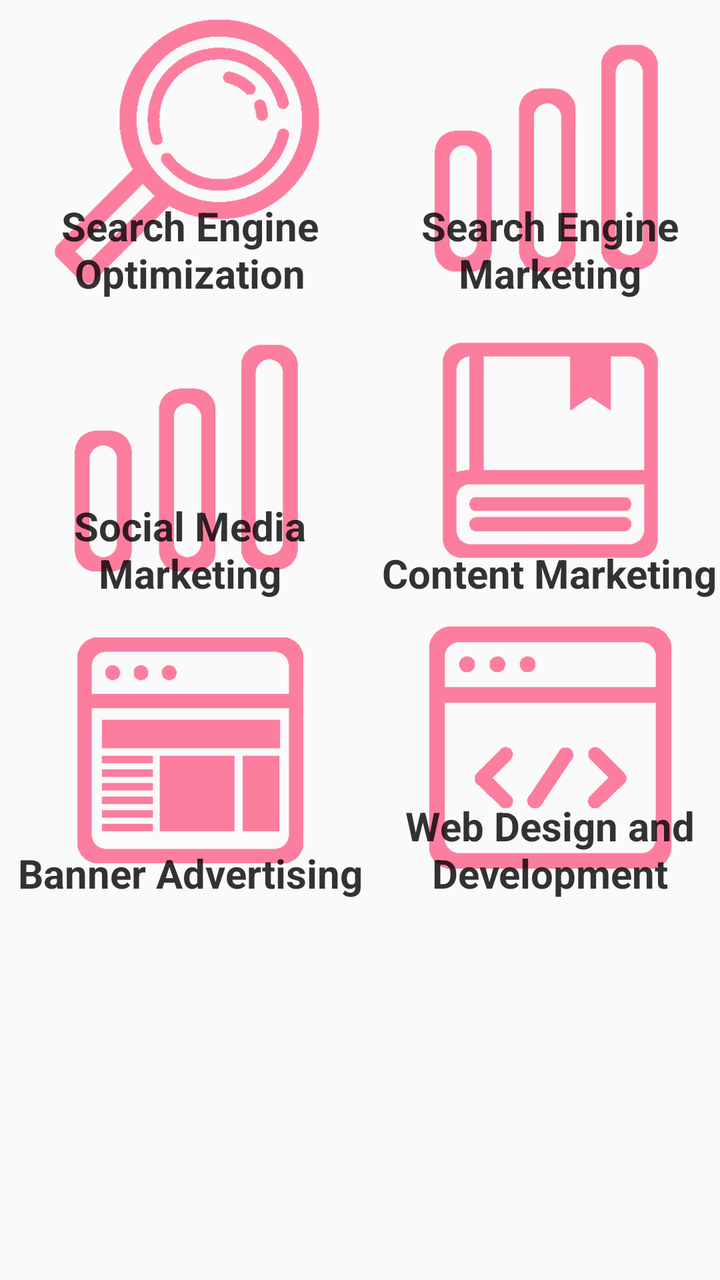
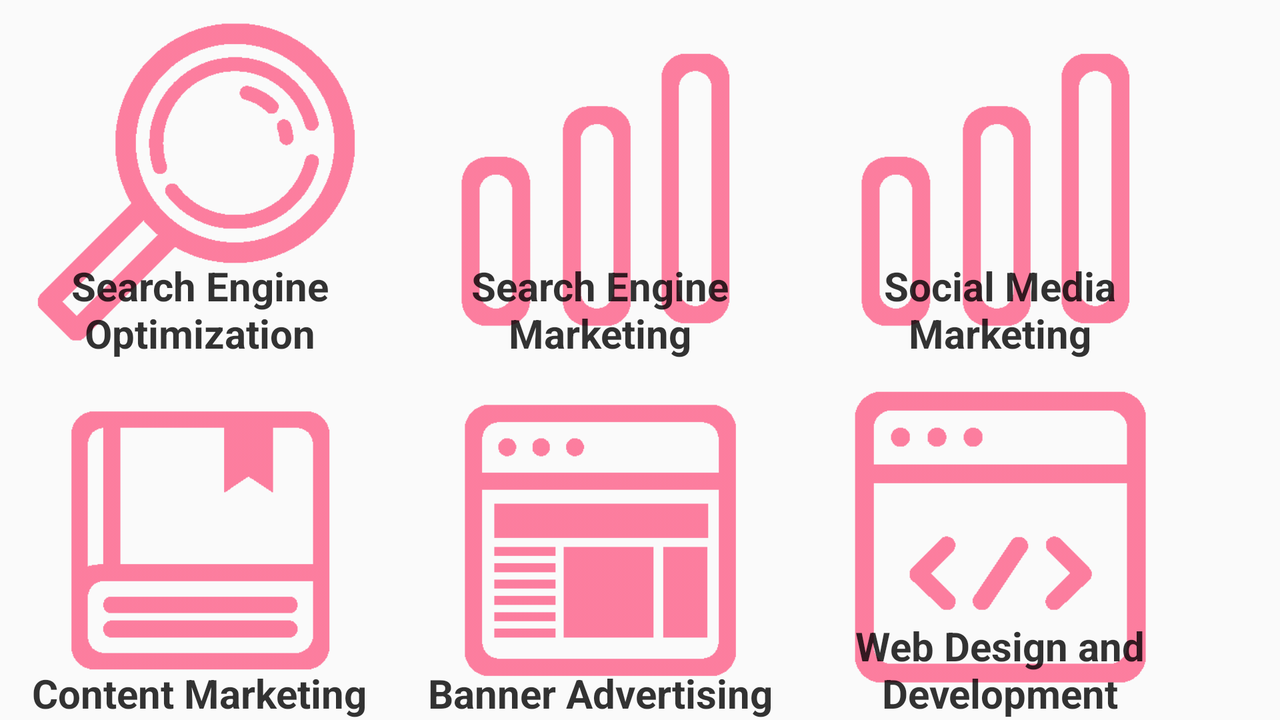

The same Android screen from two of the app's own layout files: first res/layout/ as a phone draws it, then the repository's variant for another configuration, drawn on a device whose configuration selects that folder. Both files follow.
<!-- AndroidManifest.xml: application theme AppTheme -->
<!-- res/layout/fragment_services.xml -->
<LinearLayout xmlns:android="http://schemas.android.com/apk/res/android"
    xmlns:tools="http://schemas.android.com/tools"
    android:layout_width="match_parent"
    android:layout_height="match_parent"
    tools:context="com.serverus.oom.FragmentServices"
    android:orientation="vertical">


    <ScrollView
        android:layout_width="match_parent"
        android:layout_height="match_parent">

        <LinearLayout
            android:layout_width="match_parent"
            android:layout_height="match_parent"
            android:orientation="vertical">

            <LinearLayout
                android:layout_width="match_parent"
                android:layout_height="match_parent" android:orientation="horizontal">

                <RelativeLayout
                    android:layout_width="wrap_content"
                    android:layout_height="wrap_content"
                    android:id="@+id/seo_container">
                    <ImageView
                        android:layout_width="190dp"
                        android:layout_height="150dp"
                        android:src="@drawable/seo_icon"
                        android:alpha="0.5"
                        android:id="@+id/imageView7" />

                    <TextView
                        android:layout_width="wrap_content"
                        android:layout_height="wrap_content"
                        android:text="Search Engine Optimization"
                        android:textSize="20dp"
                        android:textColor="#000000"
                        android:layout_gravity="bottom"
                        android:textAlignment="center"
                        android:gravity="center_horizontal"
                        android:layout_alignParentBottom="true"
                        android:layout_alignRight="@+id/imageView7"
                        android:layout_alignEnd="@+id/imageView7"
                        android:alpha="0.8"
                        android:textStyle="bold" />
                </RelativeLayout>

                <RelativeLayout
                    android:layout_width="wrap_content"
                    android:layout_height="wrap_content"
                    android:id="@+id/sem_container">

                    <ImageView
                        android:layout_width="190dp"
                        android:layout_height="150dp"
                        android:src="@drawable/sem_icon"
                        android:alpha="0.5"/>

                    <TextView
                        android:layout_width="wrap_content"
                        android:layout_height="wrap_content"
                        android:text="Search Engine Marketing"
                        android:textSize="20dp"
                        android:textColor="#000000"
                        android:layout_gravity="bottom"
                        android:textAlignment="center"
                        android:gravity="center_horizontal"
                        android:layout_alignParentBottom="true"
                        android:layout_centerHorizontal="true"
                        android:alpha="0.8"
                        android:textStyle="bold" />
                </RelativeLayout>

            </LinearLayout>

            <LinearLayout
                android:layout_width="match_parent"
                android:layout_height="match_parent" android:orientation="horizontal">

                <RelativeLayout
                    android:layout_width="wrap_content"
                    android:layout_height="wrap_content"
                    android:id="@+id/smm_container">

                    <ImageView
                        android:layout_width="190dp"
                        android:layout_height="150dp"
                        android:src="@drawable/sem_icon"
                        android:alpha="0.5"
                        android:id="@+id/imageView6"
                        />

                    <TextView
                        android:layout_width="wrap_content"
                        android:layout_height="wrap_content"
                        android:text="Social Media Marketing"
                        android:textSize="20dp"
                        android:textColor="#000000"
                        android:layout_gravity="bottom"
                        android:textAlignment="center"
                        android:layout_alignParentBottom="true"
                        android:gravity="center_horizontal"
                        android:layout_alignRight="@+id/imageView6"
                        android:layout_alignEnd="@+id/imageView6"
                        android:alpha="0.8"
                        android:textStyle="bold" />

                </RelativeLayout>
                <RelativeLayout
                    android:layout_width="wrap_content"
                    android:layout_height="wrap_content"
                    android:id="@+id/content_mrktng_container">

                    <ImageView
                        android:layout_width="190dp"
                        android:layout_height="150dp"
                        android:src="@drawable/content_mrtkng_icon"
                        android:alpha="0.5"/>

                    <TextView
                        android:layout_width="wrap_content"
                        android:layout_height="wrap_content"
                        android:text="Content Marketing"
                        android:textSize="20dp"
                        android:textColor="#000000"
                        android:layout_gravity="bottom"
                        android:textAlignment="center"
                        android:gravity="center_horizontal"
                        android:layout_alignParentBottom="true"
                        android:layout_centerHorizontal="true"
                        android:alpha="0.8"
                        android:textStyle="bold" />

                </RelativeLayout>

            </LinearLayout>

            <LinearLayout
                android:layout_width="match_parent"
                android:layout_height="match_parent" android:orientation="horizontal">
                <RelativeLayout
                    android:layout_width="wrap_content"
                    android:layout_height="wrap_content"
                    android:id="@+id/banner_ad_container">

                    <ImageView
                        android:layout_width="190dp"
                        android:layout_height="150dp"
                        android:src="@drawable/banner_ad_icon"
                        android:alpha="0.5"
                        android:id="@+id/imageView5" />


                        <TextView
                            android:layout_width="wrap_content"
                            android:layout_height="wrap_content"
                            android:text="Banner Advertising"
                            android:textSize="20dp"
                            android:textColor="#000000"
                            android:layout_gravity="bottom"
                            android:textAlignment="center"
                            android:layout_alignParentBottom="true"
                            android:layout_centerHorizontal="true"
                            android:gravity="center_horizontal"
                            android:alpha="0.8"
                            android:textStyle="bold" />


                </RelativeLayout>

                <RelativeLayout
                    android:layout_width="wrap_content"
                    android:layout_height="wrap_content"
                    android:id="@+id/webdev_content">

                    <ImageView
                        android:layout_width="190dp"
                        android:layout_height="150dp"
                        android:alpha="0.5"
                        android:src="@drawable/web_dev_icon"/>


                    <TextView
                        android:layout_width="wrap_content"
                        android:layout_height="wrap_content"
                        android:text="Web Design and Development"
                        android:textSize="20dp"
                        android:textColor="#000000"
                        android:layout_gravity="bottom"
                        android:textAlignment="center"
                        android:layout_alignParentBottom="true"
                        android:layout_alignParentLeft="true"
                        android:layout_alignParentStart="true"
                        android:layout_marginBottom="26dp"
                        android:gravity="center_horizontal"
                        android:alpha="0.8"
                        android:textStyle="bold" />

                </RelativeLayout>

            </LinearLayout>

            
                
                

                
                    
                    

                
                    
                    
                    
                    

                    
                        
                        
                        
                        
                        
                        
                        
                        
                        
                        
                        
                        

                

            


        </LinearLayout>
    </ScrollView>

</LinearLayout>
<!-- resources referenced by this layout -->
<resources>
  <!-- drawable banner_ad_icon: png bitmap (drawable, 5713 bytes) -->
  <!-- drawable content_mrtkng_icon: png bitmap (drawable, 5738 bytes) -->
  <!-- drawable sem_icon: png bitmap (drawable, 6461 bytes) -->
  <!-- drawable seo_icon: png bitmap (drawable, 6982 bytes) -->
  <!-- drawable web_dev_icon: png bitmap (drawable, 5830 bytes) -->
  <style name="AppTheme" parent="AppTheme.Base">
          
      </style>
  <style name="AppTheme.Base" parent="Theme.AppCompat.Light.NoActionBar">
          <item name="colorPrimary">@color/primaryColor</item>
          <item name="colorPrimaryDark">@color/primaryColorDark</item>
          <item name="colorAccent">@color/accentColor</item>
  
      </style>
  <color name="primaryColor">#f52c4e</color>
  <color name="primaryColorDark">#E20048</color>
  <color name="accentColor">#03A9F4</color>
</resources>
<!-- res/layout-land/fragment_services.xml (the repository's variant of the layout above) -->
<!-- drawn on the phone turned sideways -->
<LinearLayout xmlns:android="http://schemas.android.com/apk/res/android"
    xmlns:tools="http://schemas.android.com/tools"
    android:layout_width="match_parent"
    android:layout_height="match_parent"
    tools:context="com.serverus.oom.fragments.FragmentServices"
    android:orientation="vertical">


    <ScrollView
        android:layout_width="match_parent"
        android:layout_height="match_parent"
        android:layout_gravity="center">

        <LinearLayout
            android:layout_width="match_parent"
            android:layout_height="wrap_content"
            android:orientation="vertical"
            android:layout_gravity="center_horizontal">

            <LinearLayout
                android:layout_width="wrap_content"
                android:layout_height="match_parent" android:orientation="horizontal">

                <RelativeLayout
                    android:layout_width="wrap_content"
                    android:layout_height="wrap_content"
                    android:id="@+id/seo_container">
                    <ImageView
                        android:layout_width="200dp"
                        android:layout_height="180dp"
                        android:src="@drawable/seo_icon"
                        android:alpha="0.5"
                        android:id="@+id/imageView7" />

                    <TextView
                        android:layout_width="wrap_content"
                        android:layout_height="wrap_content"
                        android:text="Search Engine Optimization"
                        android:textSize="20dp"
                        android:textColor="#000000"
                        android:layout_gravity="bottom"
                        android:textAlignment="center"
                        android:gravity="center_horizontal"
                        android:layout_alignParentBottom="true"
                        android:layout_alignRight="@+id/imageView7"
                        android:layout_alignEnd="@+id/imageView7"
                        android:alpha="0.8"
                        android:textStyle="bold" />
                </RelativeLayout>

                <RelativeLayout
                    android:layout_width="wrap_content"
                    android:layout_height="wrap_content"
                    android:id="@+id/sem_container">

                    <ImageView
                        android:layout_width="200dp"
                        android:layout_height="180dp"
                        android:src="@drawable/sem_icon"
                        android:alpha="0.5"
                        android:id="@+id/imageView8" />

                    <TextView
                        android:layout_width="wrap_content"
                        android:layout_height="wrap_content"
                        android:text="Search Engine Marketing"
                        android:textSize="20dp"
                        android:textColor="#000000"
                        android:layout_gravity="bottom"
                        android:textAlignment="center"
                        android:gravity="center_horizontal"
                        android:layout_alignParentBottom="true"
                        android:alpha="0.8"
                        android:textStyle="bold"
                        android:layout_alignRight="@+id/imageView8"
                        android:layout_alignEnd="@+id/imageView8" />
                </RelativeLayout>

                <RelativeLayout
                    android:layout_width="wrap_content"
                    android:layout_height="wrap_content"
                    android:id="@+id/smm_container">

                    <ImageView
                        android:layout_width="200dp"
                        android:layout_height="180dp"
                        android:src="@drawable/sem_icon"
                        android:alpha="0.5"
                        android:id="@+id/imageView6"
                        />

                    <TextView
                        android:layout_width="wrap_content"
                        android:layout_height="wrap_content"
                        android:text="Social Media Marketing"
                        android:textSize="20dp"
                        android:textColor="#000000"
                        android:layout_gravity="bottom"
                        android:textAlignment="center"
                        android:layout_alignParentBottom="true"
                        android:gravity="center_horizontal"
                        android:layout_alignRight="@+id/imageView6"
                        android:layout_alignEnd="@+id/imageView6"
                        android:alpha="0.8"
                        android:textStyle="bold" />

                </RelativeLayout>
            </LinearLayout>

            <LinearLayout
                android:layout_width="wrap_content"
                android:layout_height="match_parent" android:orientation="horizontal">

                <RelativeLayout
                    android:layout_width="wrap_content"
                    android:layout_height="wrap_content"
                    android:id="@+id/content_mrktng_container">

                    <ImageView
                        android:layout_width="200dp"
                        android:layout_height="180dp"
                        android:src="@drawable/content_mrtkng_icon"
                        android:alpha="0.5"/>

                    <TextView
                        android:layout_width="wrap_content"
                        android:layout_height="wrap_content"
                        android:text="Content Marketing"
                        android:textSize="20dp"
                        android:textColor="#000000"
                        android:layout_gravity="bottom"
                        android:textAlignment="center"
                        android:gravity="center_horizontal"
                        android:layout_alignParentBottom="true"
                        android:layout_centerHorizontal="true"
                        android:alpha="0.8"
                        android:textStyle="bold" />

                </RelativeLayout>


                <RelativeLayout
                    android:layout_width="wrap_content"
                    android:layout_height="wrap_content"
                    android:id="@+id/banner_ad_container">

                    <ImageView
                        android:layout_width="200dp"
                        android:layout_height="180dp"
                        android:src="@drawable/banner_ad_icon"
                        android:alpha="0.5"
                        android:id="@+id/imageView5" />


                    <TextView
                        android:layout_width="wrap_content"
                        android:layout_height="wrap_content"
                        android:text="Banner Advertising"
                        android:textSize="20dp"
                        android:textColor="#000000"
                        android:layout_gravity="bottom"
                        android:textAlignment="center"
                        android:layout_alignParentBottom="true"
                        android:layout_centerHorizontal="true"
                        android:gravity="center_horizontal"
                        android:alpha="0.8"
                        android:textStyle="bold" />

                </RelativeLayout>

                <RelativeLayout
                    android:layout_width="wrap_content"
                    android:layout_height="wrap_content"
                    android:id="@+id/webdev_content">

                    <ImageView
                        android:layout_width="200dp"
                        android:layout_height="180dp"
                        android:alpha="0.5"
                        android:src="@drawable/web_dev_icon"
                        android:id="@+id/imageView9" />


                    <TextView
                        android:layout_width="wrap_content"
                        android:layout_height="wrap_content"
                        android:text="Web Design and Development"
                        android:textSize="20dp"
                        android:textColor="#000000"
                        android:layout_gravity="bottom"
                        android:textAlignment="center"
                        android:layout_alignParentBottom="true"
                        android:layout_alignParentLeft="true"
                        android:layout_alignParentStart="true"
                        android:layout_marginBottom="26dp"
                        android:gravity="center_horizontal"
                        android:alpha="0.8"
                        android:textStyle="bold"
                        android:layout_alignRight="@+id/imageView9"
                        android:layout_alignEnd="@+id/imageView9" />

                </RelativeLayout>

            </LinearLayout>

            
            
            

            
            
            

            
            
            
            
            

            
            
            
            
            
            
            
            
            
            
            
            
            

            

            


        </LinearLayout>
    </ScrollView>

</LinearLayout>
